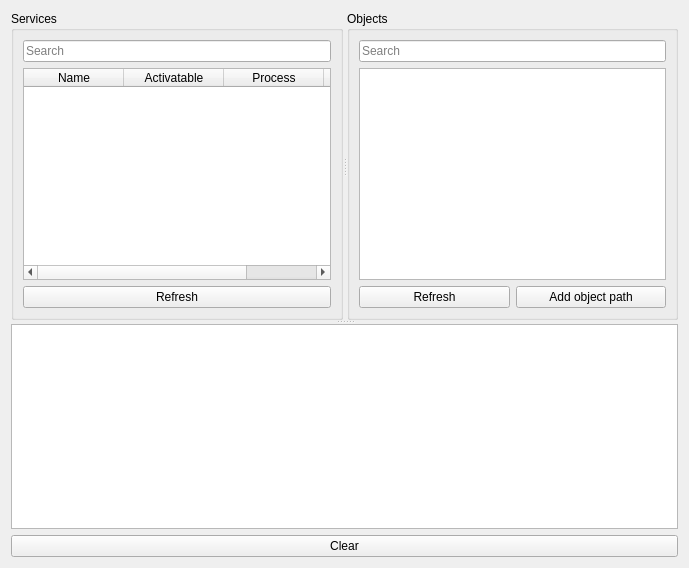
<?xml version="1.0" encoding="UTF-8"?>
<ui version="4.0">
 <class>CentralWidget</class>
 <widget class="QWidget" name="CentralWidget">
  <property name="geometry">
   <rect>
    <x>0</x>
    <y>0</y>
    <width>689</width>
    <height>568</height>
   </rect>
  </property>
  <property name="windowTitle">
   <string notr="true">CentralWidget</string>
  </property>
  <layout class="QVBoxLayout" name="verticalLayout_2">
   <item>
    <widget class="QSplitter" name="splitter_2">
     <property name="orientation">
      <enum>Qt::Vertical</enum>
     </property>
     <widget class="QSplitter" name="splitter">
      <property name="orientation">
       <enum>Qt::Horizontal</enum>
      </property>
      <widget class="QGroupBox" name="groupBox">
       <property name="title">
        <string>Services</string>
       </property>
       <layout class="QVBoxLayout" name="verticalLayout">
        <item>
         <widget class="QLineEdit" name="service_search_edit">
          <property name="placeholderText">
           <string>Search</string>
          </property>
         </widget>
        </item>
        <item>
         <widget class="QTableWidget" name="services_table">
          <property name="selectionMode">
           <enum>QAbstractItemView::SingleSelection</enum>
          </property>
          <property name="selectionBehavior">
           <enum>QAbstractItemView::SelectRows</enum>
          </property>
          <attribute name="horizontalHeaderStretchLastSection">
           <bool>false</bool>
          </attribute>
          <attribute name="verticalHeaderStretchLastSection">
           <bool>false</bool>
          </attribute>
          <column>
           <property name="text">
            <string>Name</string>
           </property>
          </column>
          <column>
           <property name="text">
            <string>Activatable</string>
           </property>
          </column>
          <column>
           <property name="text">
            <string>Process</string>
           </property>
          </column>
          <column>
           <property name="text">
            <string>User</string>
           </property>
          </column>
         </widget>
        </item>
        <item>
         <widget class="QPushButton" name="refresh_services_button">
          <property name="text">
           <string>Refresh</string>
          </property>
         </widget>
        </item>
       </layout>
      </widget>
      <widget class="QGroupBox" name="groupBox_2">
       <property name="title">
        <string>Objects</string>
       </property>
       <layout class="QVBoxLayout" name="verticalLayout_3">
        <item>
         <widget class="QLineEdit" name="object_search_edit">
          <property name="placeholderText">
           <string>Search</string>
          </property>
         </widget>
        </item>
        <item>
         <widget class="QTreeWidget" name="object_tree">
          <attribute name="headerVisible">
           <bool>false</bool>
          </attribute>
          <column>
           <property name="text">
            <string notr="true">1</string>
           </property>
          </column>
         </widget>
        </item>
        <item>
         <layout class="QHBoxLayout" name="horizontalLayout">
          <item>
           <widget class="QPushButton" name="refresh_object_tree_button">
            <property name="text">
             <string>Refresh</string>
            </property>
           </widget>
          </item>
          <item>
           <widget class="QPushButton" name="add_object_path_button">
            <property name="text">
             <string>Add object path</string>
            </property>
           </widget>
          </item>
         </layout>
        </item>
       </layout>
      </widget>
     </widget>
     <widget class="QTextEdit" name="log_edit">
      <property name="readOnly">
       <bool>true</bool>
      </property>
     </widget>
    </widget>
   </item>
   <item>
    <widget class="QPushButton" name="clear_log_edit_button">
     <property name="text">
      <string>Clear</string>
     </property>
    </widget>
   </item>
  </layout>
 </widget>
 <resources/>
 <connections/>
</ui>
